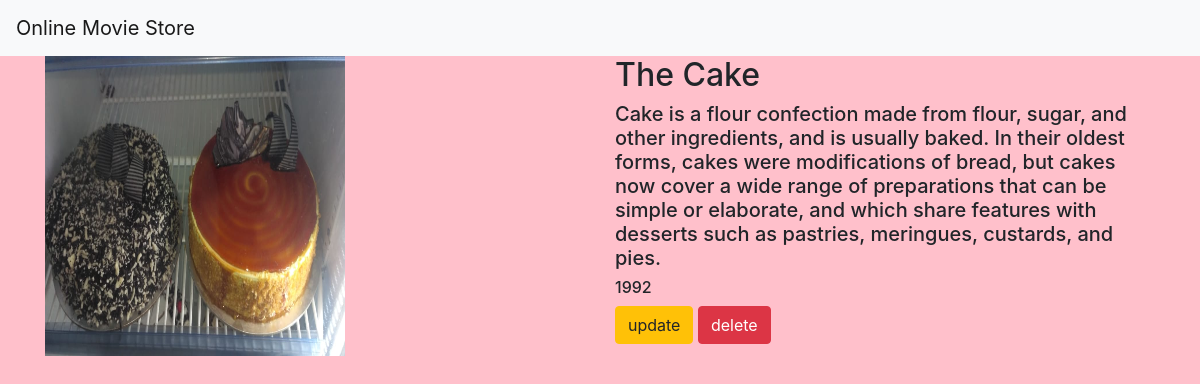
/movie/7/, run on the app's committed database.
### movieapp/models.py (models this page shows, shortened)
class Movie(models.Model):
    name=models.CharField(max_length=250)
    desc=models.TextField()
    year=models.IntegerField()
    img=models.ImageField(upload_to='gallery')

### movieapp/views.py (the view)
# urls.py: path('movie/<int:movie_id>/',views.detail,name='detail'),
def detail(request,movie_id):
    movie=Movie.objects.get(id=movie_id)
    return render(request,"detail.html",{'movie':movie})

### templates/detail.html
{% extends 'base.html' %}
{% block body %}
<div class="container">
    <div class="row">
        <div class="col-md-6">
            <img src="{{movie.img.url}}" width="300" height="300">
        </div>
  <div class="col-md-6">
      <h2>{{movie.name}}</h2>
      <h5>{{movie.desc}}</h5>
      <h6>{{movie.year}}</h6>
      <a class="btn btn-warning" href="{% url 'movieapp:update' movie.id %}">update</a>
      <a class="btn btn-danger" href="{% url 'movieapp:delete' movie.id %}">delete</a>
        </div>
    </div>
</div>
{% endblock %}

### static/style.css (style rules this page uses)
body { background-color:pink; }

### data on the page
Movie: img (picture), name "The Cake", desc "Cake is a flour confection made from flour, sugar, and other ingredients, and is usually baked. In their oldest forms, cakes were modifications of bread, but cakes now cover a wide range of preparations that can be simple or elaborate, and which share features with desserts such as pastries, meringues, custards, and pies.", year "1992"
